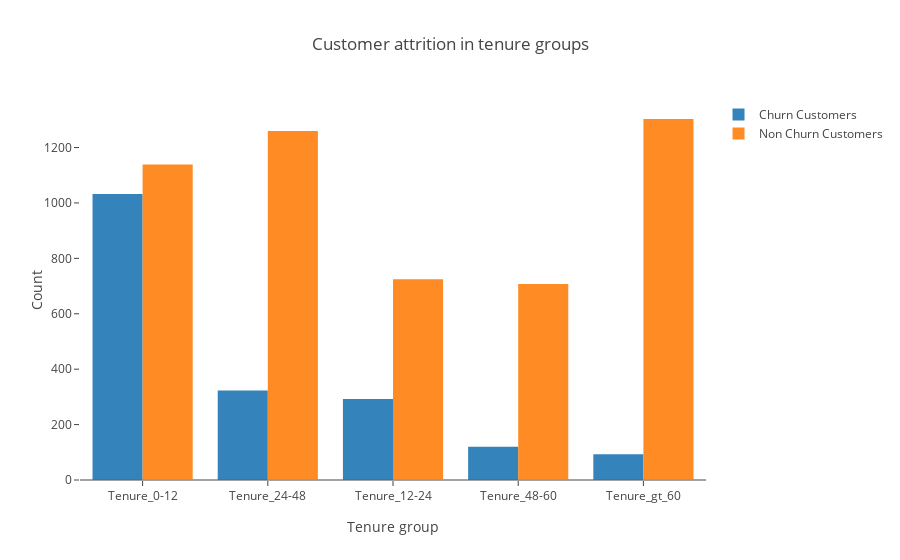

The notebook cell this image was saved under:
### Markdown cell above
Side by side bar Charts for the Distrubtion of Customer Churn for Tenure_groups we had created

### Code cell
import plotly.offline as py
py.init_notebook_mode(connected=True)
tenure_churn =  churn["tenure_group"].value_counts().reset_index()
tenure_churn.columns  = ["tenure_group","count"]
tenure_Nochurn = not_churn["tenure_group"].value_counts().reset_index()
tenure_Nochurn.columns = ["tenure_group","count"]

Bar_Churn = go.Bar(x = tenure_churn["tenure_group"]  , y = tenure_churn["count"],
                name = "Churn Customers",opacity = .9)

Bar_NoChurn = go.Bar(x = tenure_Nochurn["tenure_group"] , y = tenure_Nochurn["count"],
                name = "Non Churn Customers",opacity = .9)

layout = go.Layout(dict(title = "Customer attrition in tenure groups",
                        xaxis = dict(gridcolor = 'rgb(255, 255, 255)',
                                     title = "Tenure group",
                                     zerolinewidth=1,ticklen=5,gridwidth=2),
                         yaxis = dict(gridcolor = 'rgb(255, 255, 255)',
                                     title = "Count",
                                     zerolinewidth=1,ticklen=5,gridwidth=2)))
viz_data = [Bar_Churn,Bar_NoChurn]
fig  = go.Figure(data=viz_data,layout=layout)
py.iplot(fig)

### Figure 1 — Plotly figure (JSON) as saved in the notebook; plotly's stock layout.template omitted (floating-point values rounded to 4 significant figures)
{"data": [{"name": "Churn Customers", "opacity": 0.9, "type": "bar", "uid": "f7c04b0c-c90e-46b1-a5cb-f5cfb1d8b167", "x": ["Tenure_0-12", "Tenure_24-48", "Tenure_12-24", "Tenure_48-60", "Tenure_gt_60"], "y": [1032, 323, 292, 120, 93]}, {"name": "Non Churn Customers", "opacity": 0.9, "type": "bar", "uid": "bee143f4-d4ef-41df-8894-e11acb894a11", "x": ["Tenure_gt_60", "Tenure_24-48", "Tenure_0-12", "Tenure_12-24", "Tenure_48-60"], "y": [1303, 1260, 1139, 725, 707]}], "layout": {"title": {"text": "Customer attrition in tenure groups"}, "xaxis": {"gridcolor": "rgb(255, 255, 255)", "gridwidth": 2, "ticklen": 5, "title": {"text": "Tenure group"}, "zerolinewidth": 1}, "yaxis": {"gridcolor": "rgb(255, 255, 255)", "gridwidth": 2, "ticklen": 5, "title": {"text": "Count"}, "zerolinewidth": 1}}}
